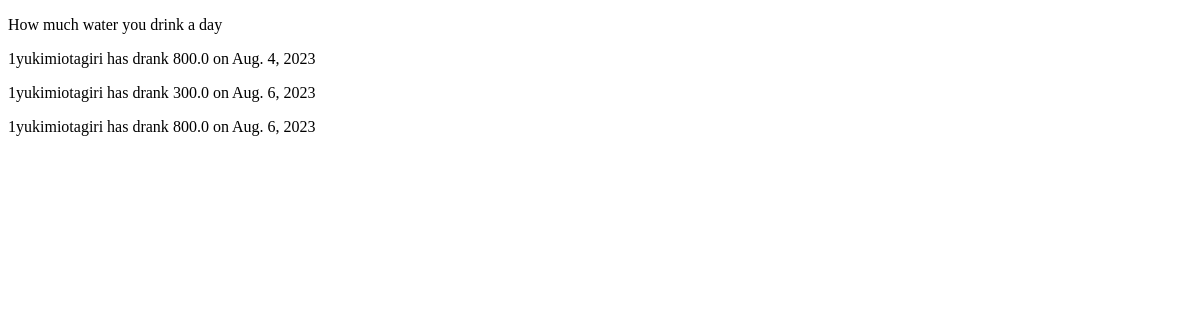
The page /yukimiotagiri/ (signed in) on the database as committed earlier.
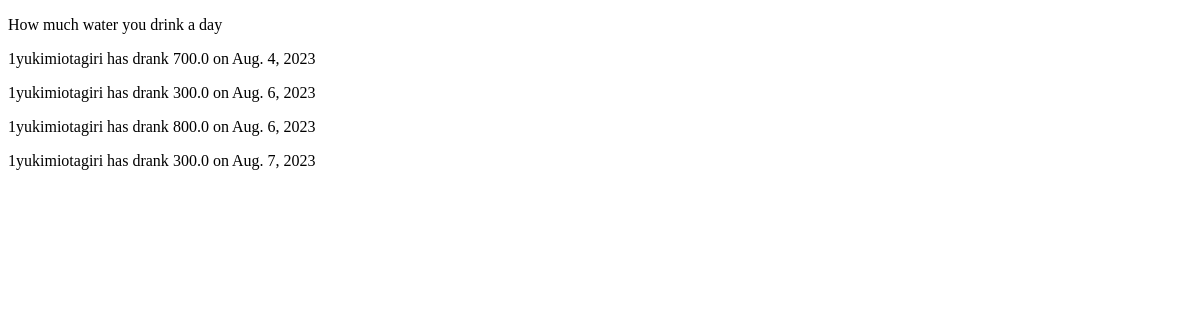
The same page on the database as committed later.
### water/models.py (models this page shows, shortened)
class WaterConsumption(models.Model):
    user = models.ForeignKey(User, on_delete=models.CASCADE)
    amount_drank = models.FloatField(default=0)
    date = models.DateField(default=timezone.now)

### water/views.py (the view)
# urls.py: path("<str:username>/",top,name="top"),
@login_required
def top(request, username ):
    waters=WaterConsumption.objects.filter(user__username=username) #filter by the user
    context= {"waters":waters}
    return render(request, "water/top.html", context)

### water/templates/water/top.html (shortened to what this page needs)
<!DOCTYPE html>
<html lang="en">
  <head>
  </head>
  <body>
    <p>How much water you drink a day</p>
    {% if waters %} {% for element in waters%}
    <p>
      {{element.user.id}}{{element.user}} has drank {{element.amount_drank}} on
      {{element.date}} {% endfor %}
    </p>
    {% else %}
    <p>You need to drink water</p>
    {% endif %}
  </body>
</html>

Rows that differ between the two databases and show on the page:
changed WaterConsumption "Aug. 4, 2023": amount_drank "800.0" → "700.0"
added WaterConsumption: user.id "1", user "yukimiotagiri", amount_drank "300.0", date "Aug. 7, 2023"
